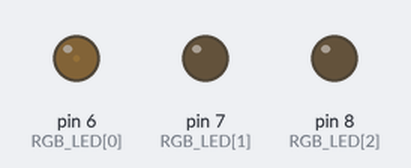
The sketch below on a simulated Arduino Uno, built with avr-gcc and run on an emulated ATmega328P. Shown: output pins drawn as LEDs (lit = HIGH).

Above: at 0.05 s.
At 1.0 s:
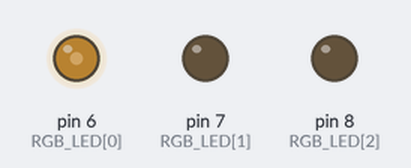
At 1.95 s:
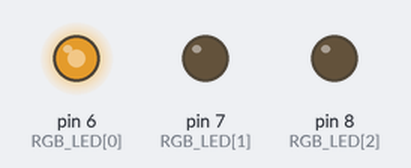
At 2.55 s:
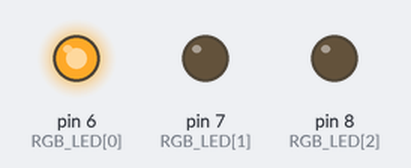
At 3.9 s:
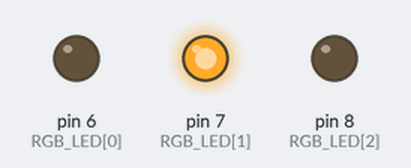
At 7.65 s:
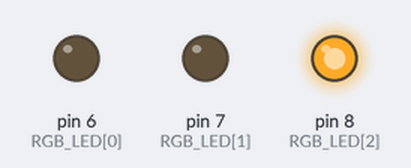
Timing chart, 0 to 10.0 s (numbered marks = the images above):
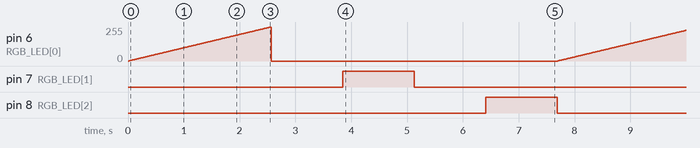

The sketch:

LAB5_2_1_201824552.ino
```cpp
int RGB_LED[]={6, 7, 8};

void setup() {
  for(int i=0; i<sizeof(RGB_LED)/sizeof(int); i++)
    pinMode(RGB_LED[i], OUTPUT);
}

void loop() {
  //Blue color control, OFF : Green, Red
  digitalWrite(RGB_LED[1], LOW); //Green
  digitalWrite(RGB_LED[2], LOW); //Red
  for(int i=0; i<256; i++){
    analogWrite(RGB_LED[0], i);
    delay(10);
  }

  //Green color control, OFF : Blue, Red
  digitalWrite(RGB_LED[0], LOW); //Blue
  digitalWrite(RGB_LED[2], LOW); //Red
  for(int i=0; i<256; i++){
    analogWrite(RGB_LED[1], i);
    delay(10);
  }

  //Red color control, OFF : Blue, Green
  digitalWrite(RGB_LED[0], LOW);
  digitalWrite(RGB_LED[1], LOW);
  for(int i=0; i<256; i++){
    analogWrite(RGB_LED[2], i);
    delay(10);
  }
}
```

Measured:
- by itself, pin 6 (RGB_LED[0]): ramps from 0/255 to 255/255 and jumps back, once every 7.7 s
- by itself, pin 7 (RGB_LED[1]), pin 8 (RGB_LED[2]): alternates HIGH for 1.3 s and LOW for 6.4 s
